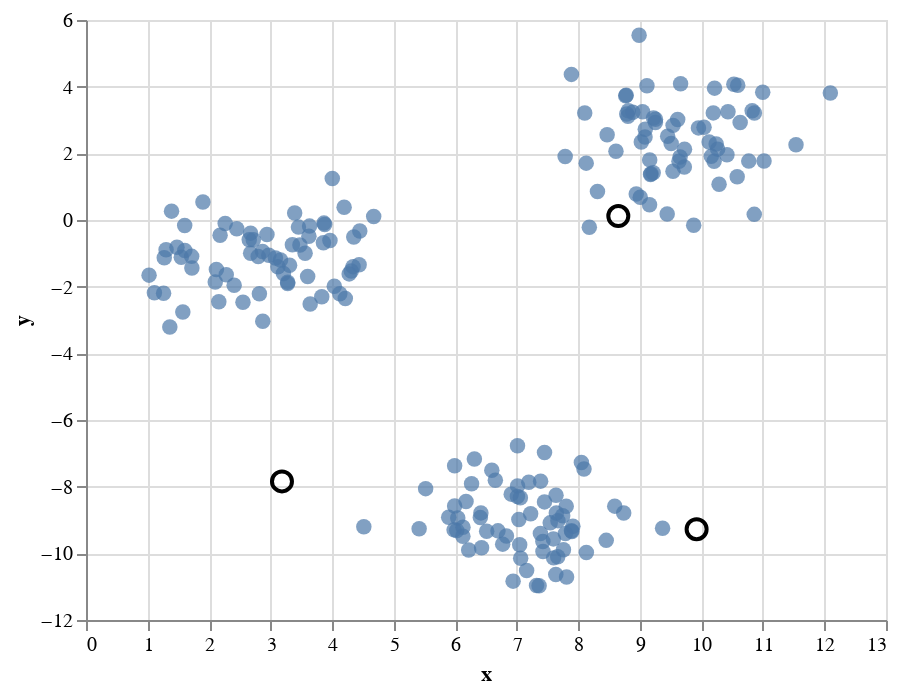

The notebook cell this image was saved under:
### Markdown cell above
Now we can also visualize not only our dataset but also the current centroids.

### Code cell
data_marks = alt.Chart(df).mark_circle(size=60).encode(
        x='x',
        y='y',
    ).interactive()

centroid_marks = alt.Chart(centroids).mark_point(size=100, opacity=1, color='black').encode(
        x='x',
        y='y',
    ).interactive()

data_marks + centroid_marks

### Figure 1 — Vega-Lite specification as saved in the notebook (floating-point values rounded to 4 significant figures; data arrays with more than 128 entries replaced by an {"elided": "..."} marker saying what was removed)
{"$schema": "https://vega.github.io/schema/vega-lite/v3.4.0.json", "config": {"mark": {"tooltip": null}, "view": {"height": 300, "width": 400}}, "datasets": {"data-1f973e8fb53dd0885190a9cb0e1e2675": [{"x": 8.65, "y": 0.1188}, {"x": 9.922, "y": -9.275}, {"x": 3.185, "y": -7.842}], "data-9459577aa271c4be77d3534a17e09e4a": {"elided": "200 records"}}, "layer": [{"data": {"name": "data-9459577aa271c4be77d3534a17e09e4a"}, "encoding": {"x": {"field": "x", "type": "quantitative"}, "y": {"field": "y", "type": "quantitative"}}, "mark": {"size": 60, "type": "circle"}, "selection": {"selector005": {"bind": "scales", "encodings": ["x", "y"], "type": "interval"}}}, {"data": {"name": "data-1f973e8fb53dd0885190a9cb0e1e2675"}, "encoding": {"x": {"field": "x", "type": "quantitative"}, "y": {"field": "y", "type": "quantitative"}}, "mark": {"color": "black", "opacity": 1, "size": 100, "type": "point"}, "selection": {"selector006": {"bind": "scales", "encodings": ["x", "y"], "type": "interval"}}}]}
